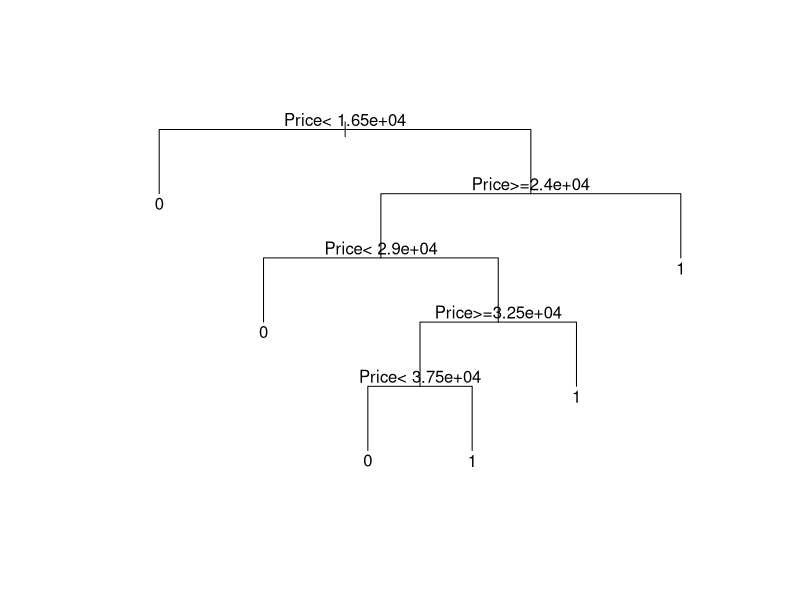

The R script that drew this image:
# Load necessary library
library(rpart)

# Simulated example data (e.g., Price and Mileage of cars)
price <- c(20000, 15000, 30000, 22000, 25000, 18000, 35000, 40000, 28000, 23000)
sold <- as.factor(c(1, 0, 1, 1, 0, 1, 0, 1, 0, 1))  # 1 = sold, 0 = not sold

# Combine into a data frame
car_data <- data.frame(Price = price,  Sold = sold)

# Fit a decision tree model
model <- rpart(Sold ~ Price, data = car_data, method = "class", control = rpart.control(minsplit = 1))

# Plot the decision tree
plot(model, uniform = TRUE, margin = 0.1)
text(model, cex = 1)
print(model)
